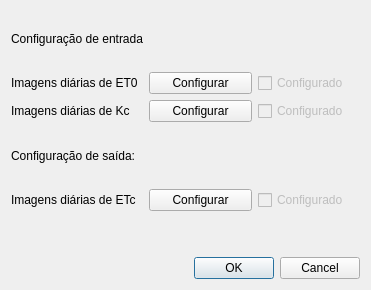
<?xml version="1.0" encoding="UTF-8"?>
<ui version="4.0">
 <class>Dialog</class>
 <widget class="QDialog" name="Dialog">
  <property name="geometry">
   <rect>
    <x>0</x>
    <y>0</y>
    <width>371</width>
    <height>290</height>
   </rect>
  </property>
  <property name="windowTitle">
   <string>Evapotranspiração da cultura</string>
  </property>
  <layout class="QVBoxLayout" name="verticalLayout">
   <item>
    <layout class="QGridLayout" name="gridLayout">
     <item row="5" column="1">
      <spacer name="verticalSpacer">
       <property name="orientation">
        <enum>Qt::Vertical</enum>
       </property>
       <property name="sizeType">
        <enum>QSizePolicy::Fixed</enum>
       </property>
       <property name="sizeHint" stdset="0">
        <size>
         <width>20</width>
         <height>40</height>
        </size>
       </property>
      </spacer>
     </item>
     <item row="3" column="0">
      <widget class="QLabel" name="label_4">
       <property name="text">
        <string>Configuração de saída:</string>
       </property>
      </widget>
     </item>
     <item row="4" column="0">
      <widget class="QLabel" name="label_5">
       <property name="text">
        <string>Imagens diárias de ETc</string>
       </property>
      </widget>
     </item>
     <item row="4" column="1">
      <widget class="QPushButton" name="btnConfETc">
       <property name="text">
        <string>Configurar</string>
       </property>
      </widget>
     </item>
     <item row="4" column="2">
      <widget class="QCheckBox" name="checkBox_2">
       <property name="enabled">
        <bool>false</bool>
       </property>
       <property name="text">
        <string>Configurado</string>
       </property>
      </widget>
     </item>
     <item row="0" column="0">
      <widget class="QLabel" name="label">
       <property name="text">
        <string>Configuração de entrada</string>
       </property>
      </widget>
     </item>
     <item row="1" column="0">
      <widget class="QLabel" name="label_2">
       <property name="text">
        <string>Imagens diárias de ET0</string>
       </property>
      </widget>
     </item>
     <item row="1" column="1">
      <widget class="QPushButton" name="btnConfET0">
       <property name="text">
        <string>Configurar</string>
       </property>
      </widget>
     </item>
     <item row="1" column="2">
      <widget class="QCheckBox" name="checkBox">
       <property name="enabled">
        <bool>false</bool>
       </property>
       <property name="text">
        <string>Configurado</string>
       </property>
      </widget>
     </item>
     <item row="2" column="0">
      <widget class="QLabel" name="label_3">
       <property name="text">
        <string>Imagens diárias de Kc</string>
       </property>
      </widget>
     </item>
     <item row="2" column="1">
      <widget class="QPushButton" name="btnConfKc">
       <property name="text">
        <string>Configurar</string>
       </property>
      </widget>
     </item>
     <item row="2" column="2">
      <widget class="QCheckBox" name="chKc">
       <property name="enabled">
        <bool>false</bool>
       </property>
       <property name="text">
        <string>Configurado</string>
       </property>
      </widget>
     </item>
    </layout>
   </item>
   <item>
    <widget class="QDialogButtonBox" name="buttonBox">
     <property name="orientation">
      <enum>Qt::Horizontal</enum>
     </property>
     <property name="standardButtons">
      <set>QDialogButtonBox::Cancel|QDialogButtonBox::Ok</set>
     </property>
    </widget>
   </item>
  </layout>
 </widget>
 <resources/>
 <connections>
  <connection>
   <sender>buttonBox</sender>
   <signal>accepted()</signal>
   <receiver>Dialog</receiver>
   <slot>accept()</slot>
   <hints>
    <hint type="sourcelabel">
     <x>248</x>
     <y>254</y>
    </hint>
    <hint type="destinationlabel">
     <x>157</x>
     <y>274</y>
    </hint>
   </hints>
  </connection>
  <connection>
   <sender>buttonBox</sender>
   <signal>rejected()</signal>
   <receiver>Dialog</receiver>
   <slot>reject()</slot>
   <hints>
    <hint type="sourcelabel">
     <x>316</x>
     <y>260</y>
    </hint>
    <hint type="destinationlabel">
     <x>286</x>
     <y>274</y>
    </hint>
   </hints>
  </connection>
 </connections>
</ui>
